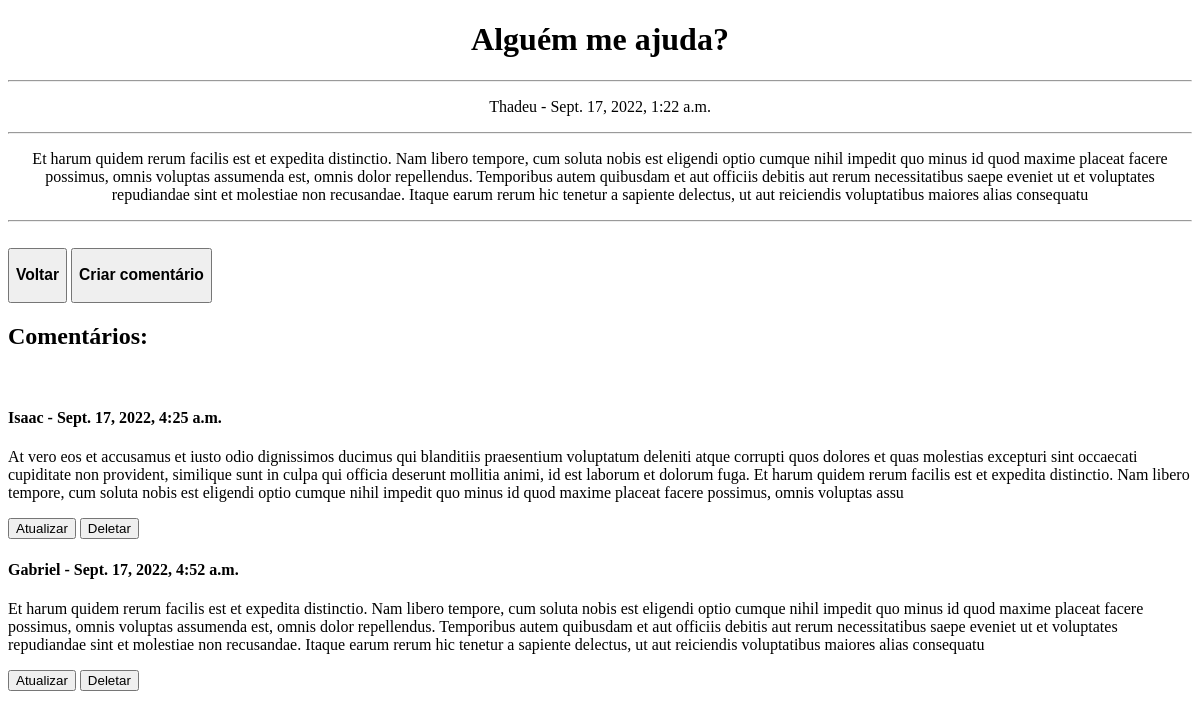
/topico/9, run on an earlier commit of the app's database.
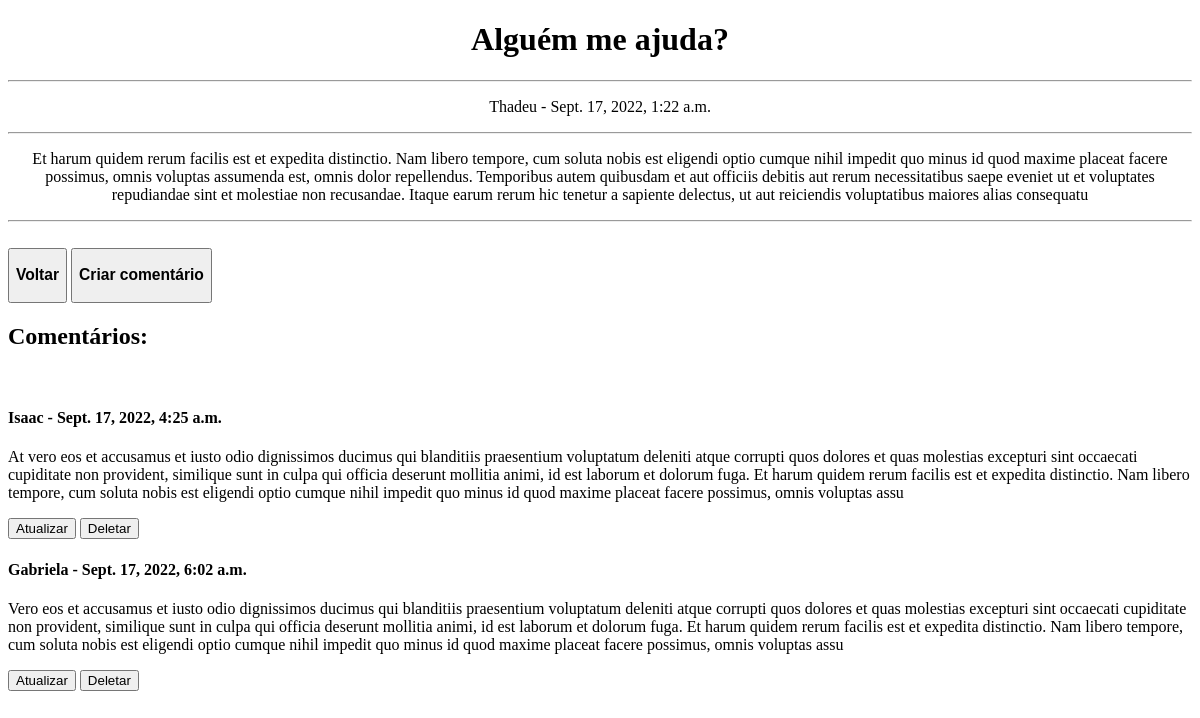
And on a later commit of the database.
### forum/models.py (models this page shows, shortened)
class Topico(models.Model):
    titulo = models.CharField(max_length=80, null=False, blank=False) # Título obrigatório do tópico.
    autor = models.CharField(max_length=20, null=False, blank=False) # Nome obrigatório do autor do tópico.
    conteudo = models.CharField(max_length=500, null=False, blank=True) # Mensagem do tópico explicando a discursão de um certo assunto.
    horaPostagem = models.DateTimeField(default = datetime.now, blank = True) # Hora atual identificada automaticamente pelo sistema.

class Comentario(models.Model):
    autor = models.CharField(max_length=20, null=False, blank=False) # Nome obrigatório do autor do comentário.
    horaPostagem = models.DateTimeField(auto_now_add=True, blank=True) # Hora atual identificada automaticamente pelo sistema.
    conteudo = models.CharField(max_length=500, null=False, blank=False) # Conteúdo do comentário.
    topico = models.ForeignKey(Topico, on_delete=models.CASCADE, null=True)

### forum/views.py (the view)
# urls.py: path('topico/<int:pk>', pagTopico, name='topico'),
def pagTopico(request, pk):
    topico = Topico.objects.get(pk=pk) # Cria uma instancia do tópico presente no banco de dados que tem a chave primária(id) especificada na url.
    comentarios = Comentario.objects.filter(topico_id=pk)
    data = {}
    data['topico'] = topico
    data['comentarios'] = comentarios
    return render(request, 'pagTopico.html', data)

### forum/templates/forum/pagTopico.html (shortened to what this page needs)
<!DOCTYPE html>
<html lang="pt-br">
<head>
</head>
<body>
    <div align="center">
        <h1>{{topico.titulo}}</h1><hr>
        <p>{{topico.autor}} - {{topico.horaPostagem}}</p><hr>
        <p>{{topico.conteudo}}</p><hr>
    <br>
    <div align="left">
        <a href="{% url 'principal' %}"><button><h3>Voltar</h3></button></a> <a href="{% url 'criarComentario' %}"><button><h3>Criar comentário</h3></button></a>
    </div>
    </div>
    <h2>Comentários:</h2>
    <div align="left">
        {% for comentario in comentarios %}
            <br>
            <h4>{{comentario.autor}} - {{comentario.horaPostagem}}</h4>
            <p>{{comentario.conteudo}}</p>
            <a href="{% url 'atualizarComentario' comentario.pk %}"><button>Atualizar</button></a> <a href="{% url 'deletarComentario' comentario.pk %}"><button>Deletar</button></a>
        {% endfor %}
    </div>
</body>
</html>

What changed in the data, as far as the page shows it:
removed Comentario: autor "Gabriel", horaPostagem "Sept. 17, 2022, 4:52 a.m.", conteudo "Et harum quidem rerum facilis est et expedita distinctio. Nam libero tempore, cum soluta nobis est eligendi optio cumque nihil impedit quo minus id quod maxime placeat facere possimus, omnis voluptas assumenda est, omnis dolor repellendus. Temporibus autem quibusdam et aut officiis debitis aut rerum necessitatibus saepe eveniet ut et voluptates repudiandae sint et molestiae non recusandae. Itaque earum rerum hic tenetur a sapiente delectus, ut aut reiciendis voluptatibus maiores alias consequatu"
added Comentario: autor "Gabriela", horaPostagem "Sept. 17, 2022, 6:02 a.m.", conteudo "Vero eos et accusamus et iusto odio dignissimos ducimus qui blanditiis praesentium voluptatum deleniti atque corrupti quos dolores et quas molestias excepturi sint occaecati cupiditate non provident, similique sunt in culpa qui officia deserunt mollitia animi, id est laborum et dolorum fuga. Et harum quidem rerum facilis est et expedita distinctio. Nam libero tempore, cum soluta nobis est eligendi optio cumque nihil impedit quo minus id quod maxime placeat facere possimus, omnis voluptas assu"
